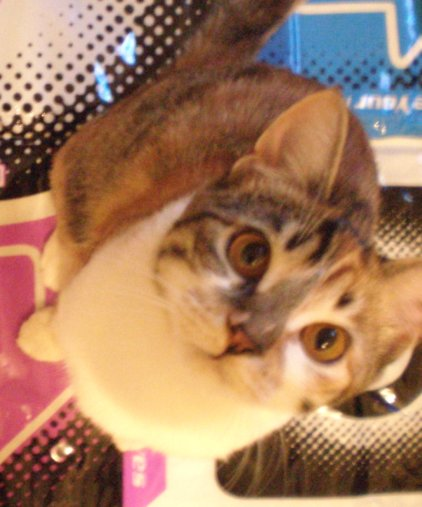
//> input picture UnB2013/PVC/OpenCV_Estudos/Basic/getChanels/wendy.jpg, 422 x 507 px
$ ./main wendy.jpg   (built with g++ and OpenCV 4)
//> lines starting //> are read from the running program, lines starting //| are printed output that depends on the picture
#include <opencv2/core/core.hpp>
#include <opencv2/highgui/highgui.hpp>
#include <iostream>
#include <sstream>

using namespace std;
using namespace cv;

Mat get_chanell(Mat &O, int channel);
Mat sum_images(Mat &A, Mat &B);

int main( int argc, char* argv[])
/**
 * main
 *
 * rotina para testar os conceitos aprendidos de opencv e c++
 * pega uma imagem e a divide em seus canais RGB e nas possíveis
 * combinaçoes entre esses canais.
 * mostra as imagens ao final
 *
 * uso o método 'safe mode' para caminhar pelas matrizes
 * me pareceu o mais fácil para se usar com matrizes rgb
 *
 * também só trabalho com rgb. Não sei como o código
 * age sobre grayscale. Provavelmete dê um pal cabuloso
 * */
{

//----------------------------------------
//----TESTANDO ARGUMENTS------------------
//----------------------------------------
    if (argc < 2)
    {
        cout << "Not enough parameters" << endl
        << "entre com o arquivo a ser lido" <<endl;
        return -1;
    }
//----------------------------------------
//----ABRINDO IMAGENS---------------------
//----------------------------------------
    Mat I;
    //I para a original e J para a modificada

    //DEFINIMOS ABRIR EM GRAY_SCALE OU RGB
    if( argc == 3 && !strcmp(argv[3],"G") )
        I = imread(argv[1], CV_LOAD_IMAGE_GRAYSCALE);
    else//RGB POR DEFAULT
        I = imread(argv[1], CV_LOAD_IMAGE_COLOR);
//> I is the input picture: 507 rows x 422 cols, CV_8UC3; mean B, G, R 96.8, 125.2, 166

    if (!I.data)
    {
        cout << "The image" << argv[1] << " could not be loaded." << endl;
        return -1;
    }


//----------------------------------------
//----ROTINA PROPRIAMENTE-----------------
//----------------------------------------
    Mat Red, Blue, Green, RB, RG, BG;

    Blue = get_chanell(I, 0);
    Red = get_chanell(I, 2);
    Green = get_chanell(I, 1);
    RB = sum_images(Red, Blue);
    RG = sum_images(Red, Green);
    BG = sum_images(Blue,Green);


		//imprimindo resultados
	namedWindow("imagem original"	, CV_WINDOW_AUTOSIZE);
	namedWindow("canal azul"		, CV_WINDOW_AUTOSIZE);
	namedWindow("canal vermelho"	, CV_WINDOW_AUTOSIZE);
	namedWindow("canal verde"		, CV_WINDOW_AUTOSIZE);
	namedWindow("canal R+B"		, CV_WINDOW_AUTOSIZE);
	namedWindow("canal R+G"		, CV_WINDOW_AUTOSIZE);
	namedWindow("canal G+B"		, CV_WINDOW_AUTOSIZE);

	imshow( "imagem original"   , I );//imagem original
	imshow( "canal azul"  		, Blue );
	imshow( "canal vermelho"  	, Red );
	imshow( "canal verde"  		, Green );
	imshow( "canal R+B"  		, RB );
	imshow( "canal R+G"  		, RG );
	imshow( "canal G+B"  		, BG );

	waitKey(0);

	imwrite( "./red.jpg", 	Red 	);
	imwrite( "./blue.jpg", 	Blue 	);
	imwrite( "./green.jpg", Green 	);
	imwrite( "./RG.jpg", 	RG 		);
	imwrite( "./RB.jpg", 	RB 		);
	imwrite( "./GB.jpg",	BG 		);

    return 0;
}

Mat get_chanell(Mat &O, int channel)
/**
 * get_chanells
 * deve receber uma imagem RGB
 * retorna o canal escolhido
 * 0: blue
 * 1: green
 * 2: red
 * caso nenhum acima: retorna uma matriz de 0's
 * */
	{
//> called with channel = 0

	if(channel > 3 || channel < 0)
		{
		cout << "get_channel deve receber x \\in {0,1,2}" <<endl;
		}

	Mat canal(O.rows, O.cols, CV_8UC3);
	MatIterator_<Vec3b> it, end, Oit, Oend;

	it  = canal.begin<Vec3b>();
	end = canal.end<Vec3b>();

	Oit  = O.begin<Vec3b>();
	Oend = O.end<Vec3b>();

	switch(channel)
	{
	case 0:
		for( ; it != end; ++it, ++Oit)
			(*it)[0] = (*Oit)[0];//azul
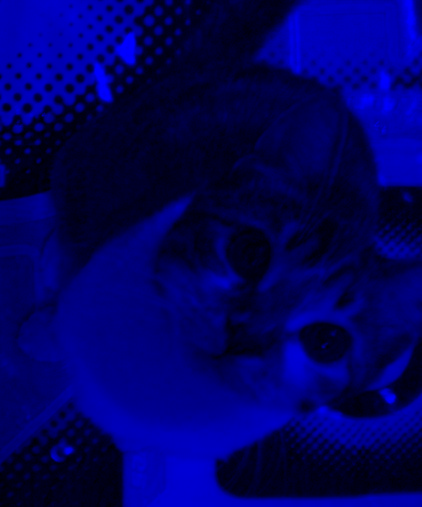
//> canal: 507 rows x 422 cols, CV_8UC3; mean B, G, R 96.8, 0, 0
//> call 2 of get_chanell, with channel = 2
//> after the loop in get_chanell (call 2), `for( ; it != end; ++it, ++Oit)`:
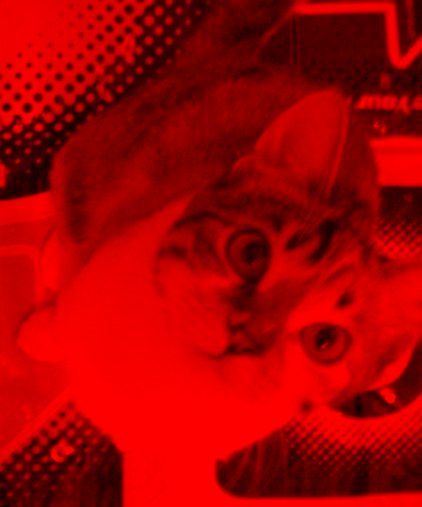
//> canal: 507 rows x 422 cols, CV_8UC3; mean B, G, R 0, 0, 166
//> call 3 of get_chanell, with channel = 1
//> after the loop in get_chanell (call 3), `for( ; it != end; ++it, ++Oit)`:
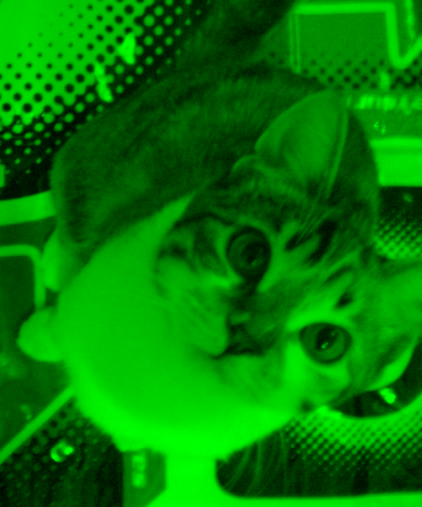
//> canal: 507 rows x 422 cols, CV_8UC3; mean B, G, R 0, 125.2, 0
		break;
	case 1:
		for( ; it != end; ++it, ++Oit)
			(*it)[1] = (*Oit)[1];//verde
		break;
	case 2:
		for( ; it != end; ++it, ++Oit)
			(*it)[2] = (*Oit)[2];//vermelho
		break;
	default :
		break;
	}
	return canal;

	}

Mat sum_images(Mat &A, Mat &B)
/**
 * sum_images
 * deve reeber duas matrizes RGB de igual tamanho
 * retorna a soma pixel a pixel delas
 *
 * caso as matrizes sejam iguais retorna um Mat não inicializado
 * não sei como se comporta caso A e B não tenham sido iniializados
 * */
{
	Mat newMat;
	if(A.rows == B.rows && A.cols == B.cols)
		{
		int colunas = A.cols;
//> colunas = 422
		int linhas  = A.rows;
//> linhas = 507

		newMat = Mat::zeros(linhas, colunas, CV_8UC3);
		MatIterator_<Vec3b> it, end, Ait, Aend, Bit, Bend;

		it  = newMat.begin<Vec3b>();
		end = newMat.end<Vec3b>();

		Ait  = A.begin<Vec3b>();
		Aend = A.end<Vec3b>();

		Bit  = B.begin<Vec3b>();
		Bend = B.end<Vec3b>();

		for(  ; it != end; ++it, ++Ait, ++Bit)
            {
             (*it)[0] = (*Ait)[0] + (*Bit)[0];
             (*it)[1] = (*Ait)[1] + (*Bit)[1];
             (*it)[2] = (*Ait)[2] + (*Bit)[2];
            }
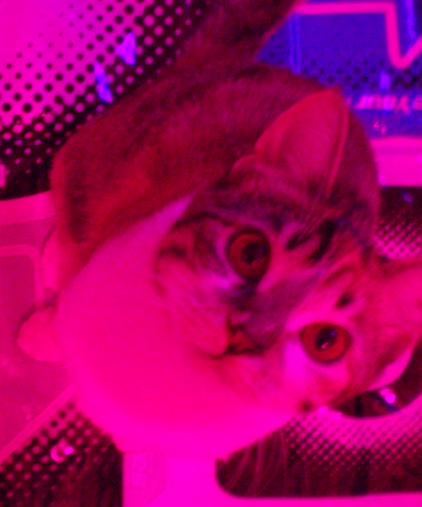
//> newMat: 507 rows x 422 cols, CV_8UC3; mean B, G, R 96.8, 0, 166
//> after the loop in sum_images (call 2), `for(  ; it != end; ++it, ++Ait, ++Bit)`:
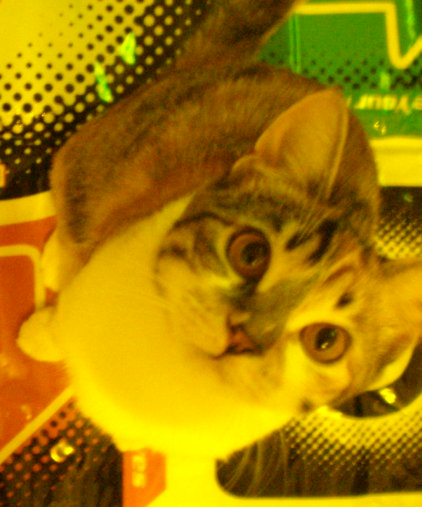
//> newMat: 507 rows x 422 cols, CV_8UC3; mean B, G, R 0, 125.2, 166
//> after the loop in sum_images (call 3), `for(  ; it != end; ++it, ++Ait, ++Bit)`:
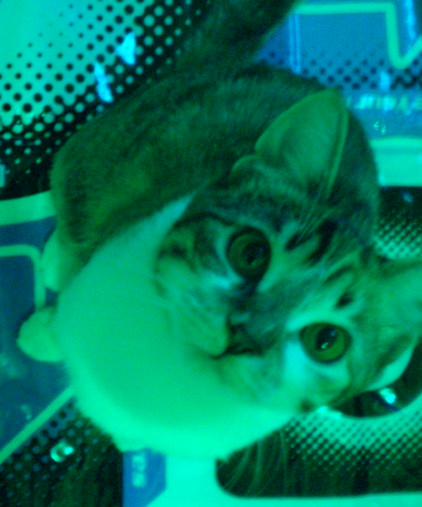
//> newMat: 507 rows x 422 cols, CV_8UC3; mean B, G, R 96.8, 125.2, 0
		}
	else
		cout << "sum_images recebeu imagens de \
		tamanho diferentes!" << endl;

	return newMat;

}
